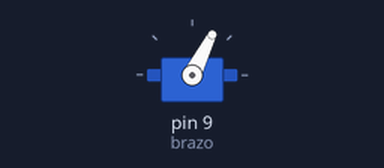
The sketch below on a simulated Arduino Uno, built with avr-gcc and run on an emulated ATmega328P. Parts: servo.

Above: at 0.05 s.
At 0.35 s:
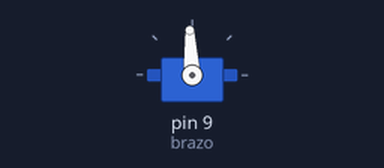
At 0.65 s:
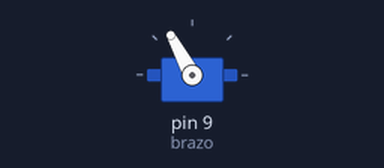
At 1.05 s:
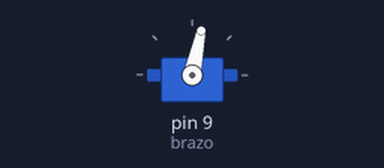
Timing chart, 0 to 3.0 s (numbered marks = the images above):
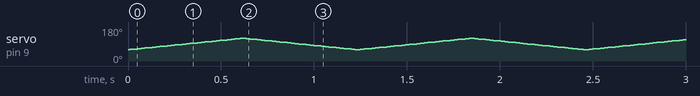

The sketch:

saludo.ino
```cpp
// Sesion 6 - Reto: el brazo que saluda
// Servo: cafe a GND, rojo a 5V, naranjo al pin 9. Palito de helado pegado al brazo.
// Un saludo es un barrido corto: de 60 a 120 grados y de vuelta.

#include <Servo.h>
Servo brazo;

int velocidad = 10;   // pausa entre grado y grado: 5 = frenetico, 30 = tranquilo

void setup() {
  brazo.attach(9);
}

void loop() {
  for (int a = 60; a <= 120; a++) {   // de ida
    brazo.write(a);
    delay(velocidad);
  }
  for (int a = 120; a >= 60; a--) {   // y de vuelta
    brazo.write(a);
    delay(velocidad);
  }
}
```
